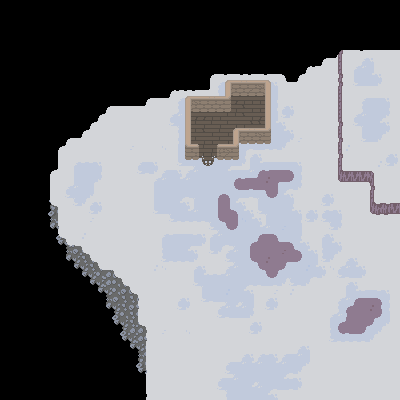

This is a level from a 2D game, rendered from its Tiled map with the project's own tilesets. A one-line summary and the map file follow, with tile-layer data summarised:
An orthogonal 50x50 tile map with 8x8 px tiles, 3 tile layers (-1, ground level, +1), 2 tilesets.

<map version="1.9" tiledversion="1.9.2" orientation="orthogonal" renderorder="right-down" width="50" height="50" tilewidth="8" tileheight="8" infinite="0" nextlayerid="6" nextobjectid="1">
 <tileset firstgid="1" source="../main_tileset.tsx" />
 <tileset firstgid="337" source="../walls_tileset.tsx" />
 <layer id="5" name="-1" width="50" height="50">
  <data>[2500 cells, 133 non-empty, 18 distinct tile ids]</data>
 </layer>
 <layer id="1" name="ground level" width="50" height="50">
  <data>[2500 cells, 1539 non-empty, 88 distinct tile ids]</data>
 </layer>
 <layer id="2" name="+1" width="50" height="50">
  <data>[2500 cells, 52 non-empty, 19 distinct tile ids]</data>
 </layer>
</map>
